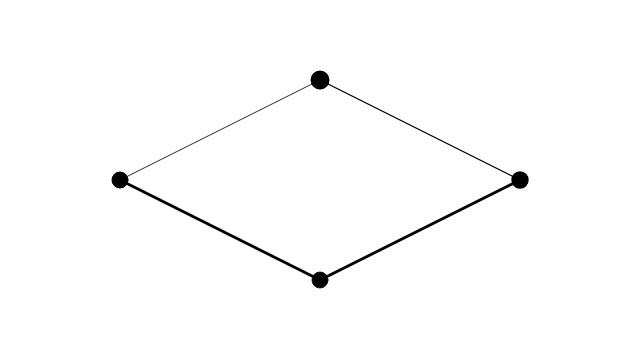
Frame 1 (no input)
Frame 60 (no input): identical to frame 1, image omitted
Frame 120 (the mouse pressed at the canvas centre since frame 60): identical to frame 1, image omitted

The p5.js sketch that drew this single still picture (run headless with seeded random() and noise() and a simulated clock; from frame 60 on, the mouse is pressed at the canvas centre):

// p5.js sketch
// ── sketch.js
let network;

function setup() {
  createCanvas(640, 360);
  network = new Network(width / 2, height / 2);

  let a = new Neuron(-200, 0);
  let b = new Neuron(0, 100);
  let c = new Neuron(0, -100);
  let d = new Neuron(200, 0);

  network.connect(a, b);
  network.connect(a, c);
  network.connect(b, d);
  network.connect(c, d);

  network.addNeuron(a);
  network.addNeuron(b);
  network.addNeuron(c);
  network.addNeuron(d);

}

function draw() {
  background(255);
  network.show();
}

// ── connection.js
class Connection {
  constructor(from, to, w) {
    this.weight = w;
    this.a = from;
    this.b = to;
  }
  show() {
    stroke(0);
    strokeWeight(this.weight * 4);
    line(
      this.a.position.x, this.a.position.y,
      this.b.position.x, this.b.position.y
    )
  }
}

// ── network.js
class Network {
  constructor(x, y) {
    this.position = createVector(x, y);
    this.neurons = [];
  }
  addNeuron(n) {
    this.neurons.push(n);
  }
  show() {
    push();
    translate(this.position.x, this.position.y);
    this.neurons.map(n => n.show());
    pop();
  }
  connect(a, b) {
    let c = new Connection(a, b, random(1));
    a.addConnection(c)
  }
}

// ── neuron.js
class Neuron {
  constructor(x, y) {
    this.position = createVector(x, y);
    this.connections = [];
  }
  show() {
    stroke(0);
    fill(0);
    ellipse(this.position.x, this.position.y, 16, 16);

    this.connections.map(c => c.show());
  }
  addConnection(c) {
    this.connections.push(c);
  }
}
